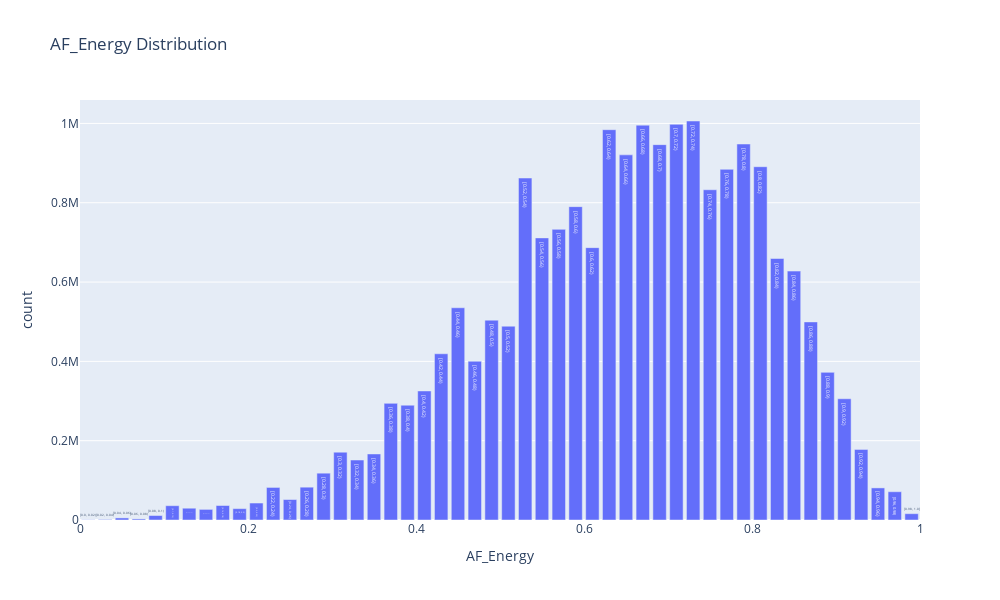

The notebook cell this image was saved under:
### Markdown cell above
The distribution for the af danceability column is skewed to the left, and is a slight multimodal distribution as there are more than two distinct peaks in the distribution

### Code cell
#histogram of af_energy distribution
fig = df2_viz["af_energy"].plot.hist(bins = 50, alpha = 0.5)

fig.update_layout(width = 1000, height = 600, title = "AF_Energy Distribution", xaxis_title = "AF_Energy")

fig.show()

### Figure 1 — Plotly figure (JSON) as saved in the notebook; plotly's stock layout.template omitted (floating-point values rounded to 4 significant figures)
{"data": [{"hovertemplate": "variable=af_energy<br>value=%{text}<br>count=%{y}", "name": "af_energy", "text": ["[0.0, 0.02)", "[0.02, 0.04)", "[0.04, 0.06)", "[0.06, 0.08)", "[0.08, 0.1)", "[0.1, 0.12)", "[0.12, 0.14)", "[0.14, 0.16)", "[0.16, 0.18)", "[0.18, 0.2)", "[0.2, 0.22)", "[0.22, 0.24)", "[0.24, 0.26)", "[0.26, 0.28)", "[0.28, 0.3)", "[0.3, 0.32)", "[0.32, 0.34)", "[0.34, 0.36)", "[0.36, 0.38)", "[0.38, 0.4)", "[0.4, 0.42)", "[0.42, 0.44)", "[0.44, 0.46)", "[0.46, 0.48)", "[0.48, 0.5)", "[0.5, 0.52)", "[0.52, 0.54)", "[0.54, 0.56)", "[0.56, 0.58)", "[0.58, 0.6)", "[0.6, 0.62)", "[0.62, 0.64)", "[0.64, 0.66)", "[0.66, 0.68)", "[0.68, 0.7)", "[0.7, 0.72)", "[0.72, 0.74)", "[0.74, 0.76)", "[0.76, 0.78)", "[0.78, 0.8)", "[0.8, 0.82)", "[0.82, 0.84)", "[0.84, 0.86)", "[0.86, 0.88)", "[0.88, 0.9)", "[0.9, 0.92)", "[0.92, 0.94)", "[0.94, 0.96)", "[0.96, 0.98)", "[0.98, 1.0]"], "type": "bar", "x": [0.01, 0.03, 0.05, 0.07, 0.09, 0.11, 0.13, 0.15, 0.17, 0.19, 0.21, 0.23, 0.25, 0.27, 0.29, 0.31, 0.33, 0.35, 0.37, 0.39, 0.41, 0.43, 0.45, 0.47, 0.49, 0.51, 0.53, 0.55, 0.57, 0.59, 0.61, 0.63, 0.65, 0.67, 0.69, 0.71, 0.73, 0.75, 0.77, 0.79, 0.81, 0.83, 0.85, 0.87, 0.89, 0.91, 0.93, 0.95, 0.97, 0.99], "y": [520, 1280, 5235, 2714, 11297, 36069, 29731, 26792, 36501, 28672, 42787, 82127, 51531, 82754, 118061, 171080, 151241, 166570, 294118, 289488, 325406, 419178, 535161, 400406, 503957, 488682, 862316, 711364, 732884, 790210, 686807, 984185, 920721, 995699, 946533, 997841, 1006128, 832791, 884289, 948099, 890859, 659401, 627676, 499541, 372276, 305739, 178078, 80950, 71302, 15938]}], "layout": {"barmode": "stack", "height": 600, "title": {"text": "AF_Energy Distribution"}, "width": 1000, "xaxis": {"autorange": true, "range": [4.684e-17, 1], "title": {"text": "AF_Energy"}, "type": "linear"}, "yaxis": {"autorange": true, "range": [0, 1059000.0], "title": {"text": "count"}, "type": "linear"}}}
